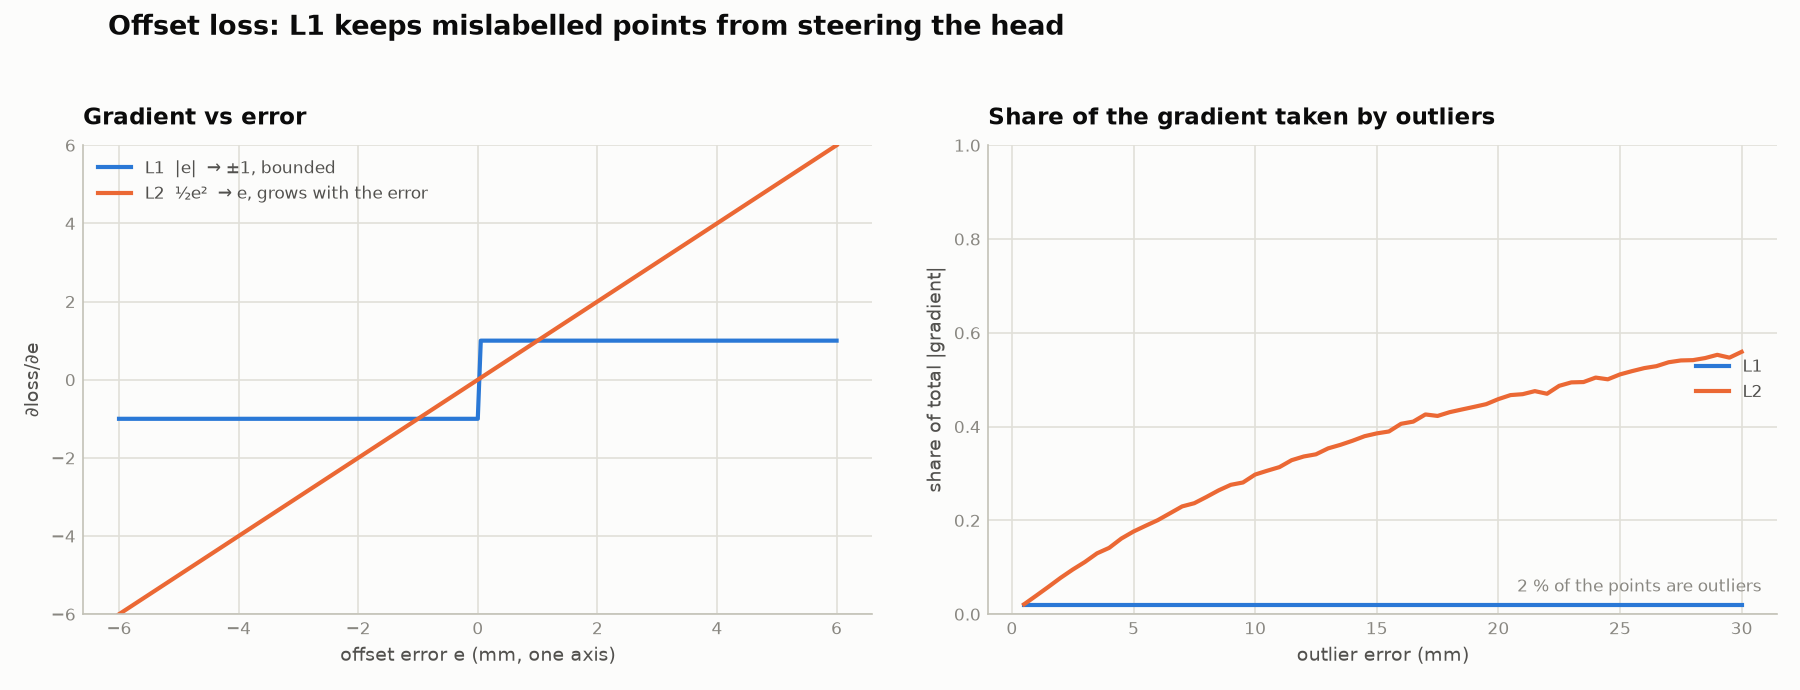

Write Python code to recreate this figure.
"""L1 loss on the predicted offset from a tooth point to its tooth's centroid
(the auxiliary offset head of `train_inst.py`).

Run `python algorithm/loss/common/offset_loss.py` to check it and save
`offset_loss.png` next to this file.
"""
from __future__ import annotations

import argparse
import sys
from pathlib import Path

import torch
import torch.nn as nn


# ----------------------------------------------------------------- loss
def offset_loss(offset: torch.Tensor, target: torch.Tensor, mask: torch.Tensor) -> torch.Tensor:
    """Mean over the `mask` [N] points of |offset - target|_1 summed over xyz.

    L1, not L2: a point on a neighbouring tooth's margin with a wrong label has
    an offset centimetres off, and L2 would let those few points steer the head.
    """
    if not bool(mask.any()):
        return offset.sum() * 0                  # keeps the graph, contributes nothing
    return (offset[mask] - target[mask]).abs().sum(1).mean()


class OffsetLoss(nn.Module):
    def forward(self, offset: torch.Tensor, target: torch.Tensor, mask: torch.Tensor) -> torch.Tensor:
        return offset_loss(offset, target, mask)


# ----------------------------------------------------------------- checks
def self_check() -> None:
    torch.manual_seed(0)
    off, tgt = torch.randn(100, 3), torch.randn(100, 3)
    mask = torch.rand(100) > 0.4
    ref = sum((off[i] - tgt[i]).abs().sum() for i in range(100) if mask[i]) / int(mask.sum())
    print(f"masked mean   ours = {offset_loss(off, tgt, mask):.6f}  loop = {ref:.6f}")
    assert torch.allclose(offset_loss(off, tgt, mask), ref, atol=1e-6)
    empty = offset_loss(off.requires_grad_(True), tgt, torch.zeros(100, dtype=torch.bool))
    empty.backward()
    assert empty == 0 and off.grad.abs().sum() == 0
    print("self-check ok")


# ----------------------------------------------------------------- plot
def plot_offset_loss(save_path: str | None = None, show: bool = False) -> None:
    import matplotlib.pyplot as plt

    from algorithm.loss.common.plot_style import BLUE, INK, MUTED, ORANGE, SURFACE, legend, save, style

    fig, axes = plt.subplots(1, 2, figsize=(12, 4.6), facecolor=SURFACE)
    fig.suptitle("Offset loss: L1 keeps mislabelled points from steering the head",
                 x=0.06, ha="left", color=INK, fontsize=13, fontweight="bold")

    ax = axes[0]
    style(ax, "Gradient vs error", "offset error e (mm, one axis)", "∂loss/∂e")
    e = torch.linspace(-6, 6, 241)
    ax.plot(e, torch.sign(e), color=BLUE, lw=2, label="L1  |e|  → ±1, bounded")
    ax.plot(e, e, color=ORANGE, lw=2, label="L2  ½e²  → e, grows with the error")
    ax.set_ylim(-6, 6)
    legend(ax, loc="upper left")

    ax = axes[1]
    style(ax, "Share of the gradient taken by outliers", "outlier error (mm)", "share of total |gradient|")
    torch.manual_seed(0)
    inliers = torch.randn(2000, 3) * 0.3                     # a well-trained head: ~0.3 mm off
    errs = torch.linspace(0.5, 30, 60).tolist()
    l1, l2 = [], []
    for big in errs:
        outliers = torch.randn(40, 3)
        outliers = outliers / outliers.norm(dim=1, keepdim=True) * big   # 2 % of points, `big` mm off
        err = torch.cat([inliers, outliers])
        g1, g2 = torch.sign(err).abs().sum(1), err.abs().sum(1)
        l1.append(float(g1[2000:].sum() / g1.sum()))
        l2.append(float(g2[2000:].sum() / g2.sum()))
    ax.plot(errs, l1, color=BLUE, lw=2, label="L1")
    ax.plot(errs, l2, color=ORANGE, lw=2, label="L2")
    ax.text(0.98, 0.04, "2 % of the points are outliers", transform=ax.transAxes,
            ha="right", va="bottom", color=MUTED, fontsize=8)
    ax.set_ylim(0, 1)
    legend(ax, loc="center right")
    save(fig, save_path, show)


if __name__ == "__main__":
    sys.path.insert(0, str(Path(__file__).resolve().parents[3]))     # segmentation3d/
    ap = argparse.ArgumentParser()
    ap.add_argument("--out", default=str(Path(__file__).with_suffix(".png")))
    ap.add_argument("--show", action="store_true")
    a = ap.parse_args()
    self_check()
    plot_offset_loss(a.out, a.show)
